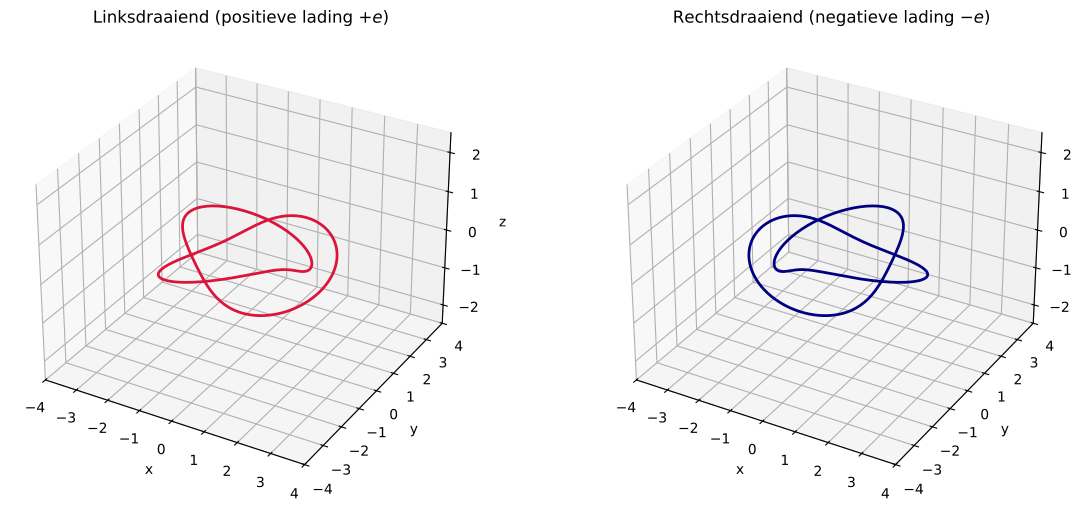

Generate this figure with Python:
# Re-import required libraries after code execution state reset
import numpy as np
import matplotlib.pyplot as plt
from mpl_toolkits.mplot3d import Axes3D
import matplotlib
matplotlib.use('TkAgg')  # Ensure it uses Tkinter backend

# Diagram 6: Swirlrichting (chiraliteit) en lading
theta = np.linspace(0, 2 * np.pi, 500)
R = 2
r = 0.5

# Linksdraaiend vortexknoop
x_left = (R + r * np.cos(3 * theta)) * np.cos(2 * theta)
y_left = (R + r * np.cos(3 * theta)) * np.sin(2 * theta)
z_left = r * np.sin(3 * theta)

# Rechtsdraaiend vortexknoop
x_right = (R + r * np.cos(-3 * theta)) * np.cos(2 * theta)
y_right = (R + r * np.cos(-3 * theta)) * np.sin(2 * theta)
z_right = r * np.sin(-3 * theta)

# Plot setup
fig, axes = plt.subplots(1, 2, figsize=(14, 6), subplot_kw={'projection': '3d'})

# Linksdraaiend
ax = axes[0]
ax.plot(x_left, y_left, z_left, color='crimson', linewidth=2)
ax.set_title("Linksdraaiend (positieve lading $+e$)")
ax.set_xlim([-4, 4])
ax.set_ylim([-4, 4])
ax.set_zlim([-2.5, 2.5])
ax.set_xlabel("x")
ax.set_ylabel("y")
ax.set_zlabel("z")

# Rechtsdraaiend
ax = axes[1]
ax.plot(x_right, y_right, z_right, color='navy', linewidth=2)
ax.set_title("Rechtsdraaiend (negatieve lading $-e$)")
ax.set_xlim([-4, 4])
ax.set_ylim([-4, 4])
ax.set_zlim([-2.5, 2.5])
ax.set_xlabel("x")
ax.set_ylabel("y")
ax.set_zlabel("z")


# ✅ Get the script filename dynamically and save as pdf
import os
script_name = os.path.splitext(os.path.basename(__file__))[0]
filename = f"{script_name}.pdf"
plt.savefig(filename, format="pdf", bbox_inches="tight")
filename = f"{script_name}.png"
plt.savefig(filename, dpi=150)  # Save image with high resolution
plt.tight_layout()
plt.show()
